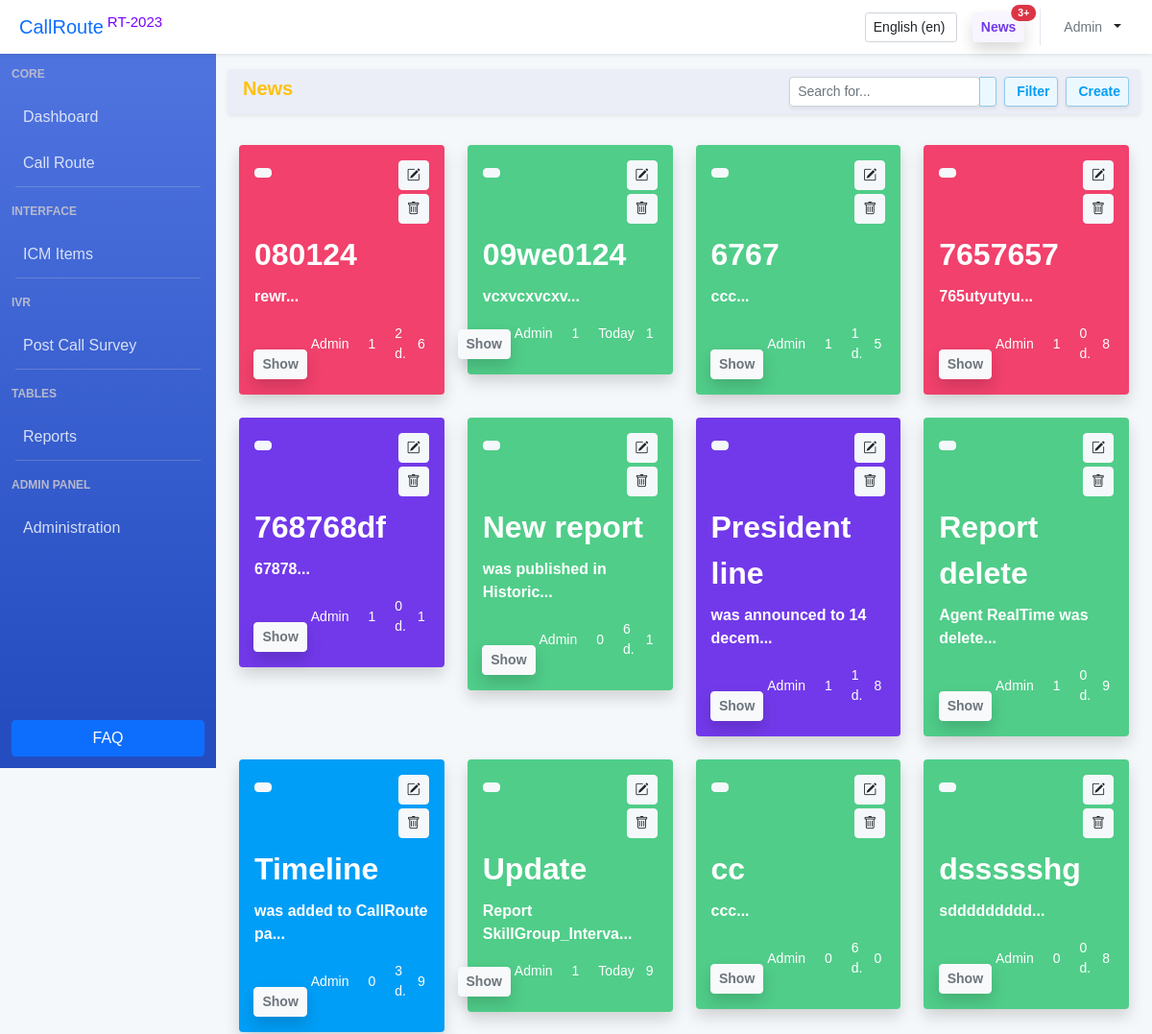
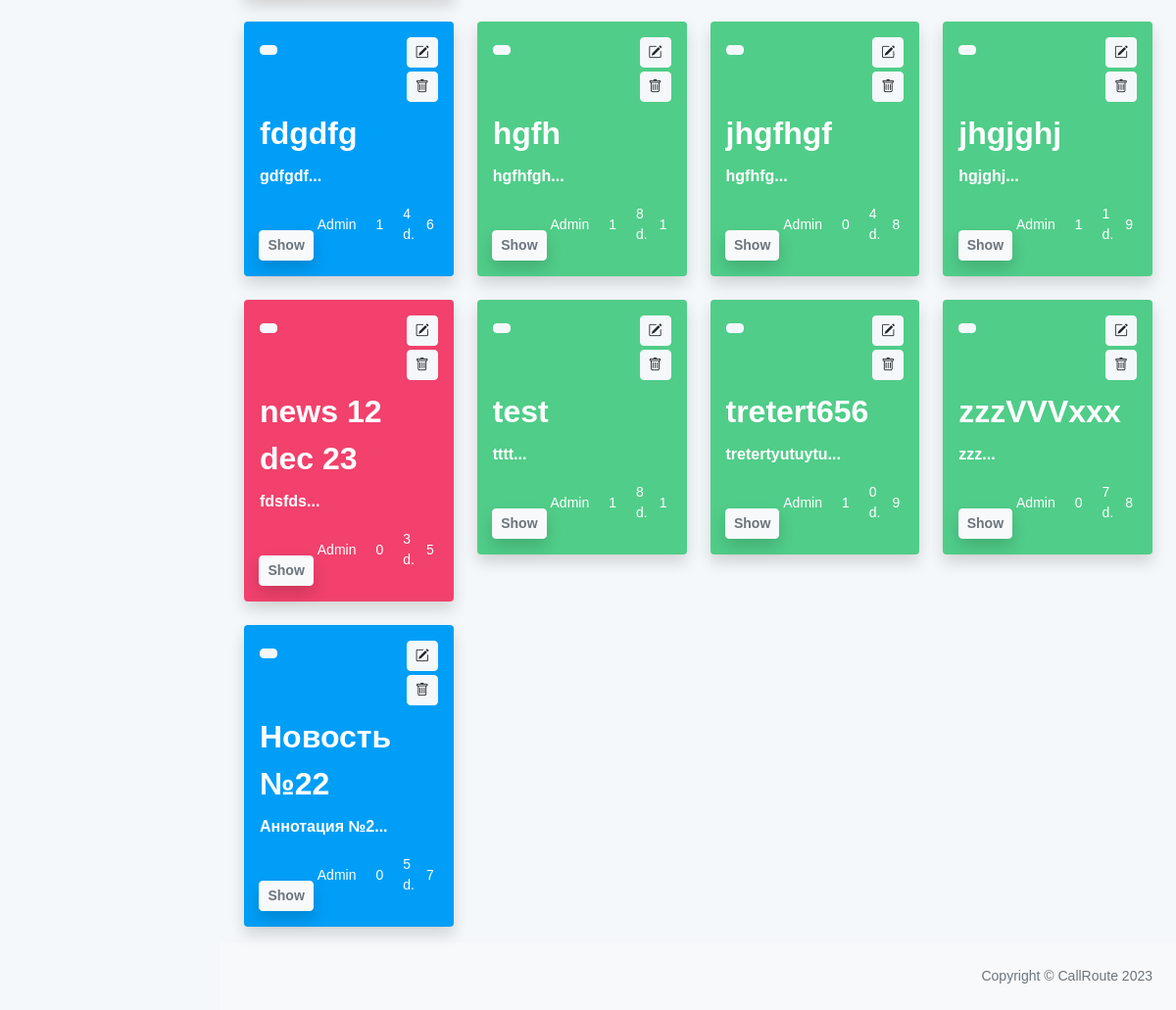
Page /en/users/favorite_news/ (signed in) on the committed database (2 pictures, top to bottom).
### news/models.py (models this page shows, shortened)
class Article(models.Model):
    categories = (('R', 'Report'),
                  ('DIVR', 'Dashboard/IVR'),
                  ('G', 'Global'),
                  ('C', 'CallRoute'),
                  )
    author = models.ForeignKey(User, on_delete=models.SET_NULL, null=True)
    title = models.CharField('Название', max_length=50, default='')
    anouncement = models.TextField('Аннотация', max_length=250)
    text = models.TextField('Текст новости')
    date = models.DateTimeField('Дата публикации', auto_now=True) #auto_created=True
    category = models.CharField(choices=categories, max_length=20, verbose_name='Категории')
    tags = models.ManyToManyField(to=Tag, blank=True)
    slug = models.SlugField()
    objects = models.Manager()
    published = PublishedToday()
    def shortanouncement(self):
        return f'{str(self.anouncement)[:25]}...'
    def generatecommentcount(self):
        return f'{str(random.randint(0,9))}'
    def get_views(self):
        return self.views.count()
    class Meta:
        ordering = ['title', 'date']  #сортировка
        verbose_name = 'Новость'
        verbose_name_plural = 'Новости'

### users/views.py (the view)
# urls.py: path('favorite_news/', views.favorite_news, name='favorite_news'),
def favorite_news(request):
    category_list = Article.categories
    author = User.objects.get(id=request.user.id)
    print(author)
    selected_author = author.id
    articles = Article.objects.filter(author=selected_author)
    if request.method == "POST":
        typename = request.POST.get('name')
        print('typename', typename)
        if typename == 'FilterApply':  # фильтруем новости
            selected_category = int(request.POST.get('category_filter'))
            if selected_category != 0:  # фильтруем найденные по авторам результаты по категориям
                articles = articles.filter(category__icontains=category_list[selected_category - 1][0])
    else:  # если страница открывается впервые
        selected_category = 0
    context = {'articles': articles,
               'category_list': category_list,
               'selected_author': selected_author,
               'selected_category': selected_category,
               }
    return render(request, 'users/favorite_news.html', context)

### users/templates/users/favorite_news.html (shortened to what this page needs)
{% load static %}
{% load crispy_forms_tags %}
{% include 'main/header.html' %}
<body class="sb-nav-fixed">
    {% include 'main/navbar-top.html' %}
        <div id="layoutSidenav">
            {% include 'main/sidebar.html' %}
            <div id="layoutSidenav_content">
                <main>
                    <div class="container-fluid px-4">
                        <div class="row rounded shadow-sm my-3" style="background-color: #ebeef7;">
                            <div class="col-12">
                                <div class="d-flex justify-content-end py-2">
                                    <div class="me-auto">
                                        <h5 class="m-0 fw-bold text-warning">News</h5>
                                    </div>
                                    <div class="search me-2">
                                        <form method="POST">
                                            <div class="input-group input-group-sm shadow-sm">
                                                <input class="form-control rounded" type="text" placeholder="Search for..." aria-label="Search for..." aria-describedby="btnNavbarSearch" id="search_input" name="search"/>
                                                <button class="btn btn-light-primary" id="btnNavbarSearch" type="submit"></button>
                                            </div>
                                        </form>
                                    </div>
                                    <div class="me-2">
                                        <div class="dropdown">
                                            <button class="btn btn-light-primary btn-sm fw-bolder shadow-sm" type="button" id="dropdownMenuClickableInside" data-bs-auto-close="outside" data-bs-toggle="dropdown" aria-expanded="false">
                                                Filter
                                            </button>
                                        </div>
                                    </div>
                                    <div>
                                        <button href="#" type="button" class="btn btn-light-primary btn-sm shadow-sm fw-bolder" data-bs-toggle="modal" data-bs-target="#modalLarge">Create</button>
                                    </div>
                                </div>
                            </div>
                        </div>
                        <div class="row">
                            <nav aria-label="Page navigation example">
                            </nav>
                        </div>
                        <div class="row g-4 g-xl-8 pb-3">
                            {% for article in articles %}
                            <div class="col-xl-3 col-lg-4 col-md-6">
                                <div class="card {% if article.category == 'R' %} bg-custom-success {% elif article.category == 'DIVR' %} bg-custom-danger
                                                    {% elif article.category == 'G' %} bg-custom-info {% elif article.category == 'C' %} bg-custom-primary {% else %} bg-custom-dark  {% endif %} border-0 shadow light-hoverable" style="text-decoration: none;">
                                    <div class="card-body">
                                        <div class="d-flex justify-content-start">
                                            <div>
                                                 <a href=" {% url 'favorites' article.pk %}" type="button" class="btn btn-sm btn-icon btn-bg-light btn-active-color-primary rounded"></a>
                                            </div>
                                                <div class="ms-auto">
                                                    <a href="/news/update/{{ article.id }}" type="button" class="btn btn-sm btn-icon btn-bg-light btn-active-color-primary rounded"><i class="bi bi-pencil-square"></i></a>
                                                </div>
                                            </div>
                                        <div class="d-flex justify-content-end mt-1">
                                            <div><a href="/news/delete/{{ article.id }}" type="button" class="btn btn-sm btn-icon btn-bg-light btn-active-color-primary rounded"><i class="bi bi-trash"></i></a></div>
                                        </div>
                                        <div class="text-white fw-bolder fs-2 mb-2 mt-2">{{ article.title }}</div>
                                        <div class="fw-bold text-white">{{ article.shortanouncement }}</div>
                                        <div class="d-flex text-white align-items-end justify-content-end pt-3">
                                            <div class="d-flex me-auto">
                                                <a href="{% url 'news_detail_generic' article.pk %}" type="button" class="btn btn-sm btn-light rounded shadow"><span class="text-muted fw-bolder">Show</span></a>
                                            </div>
                                            <ul class="d-flex align-items-center justify-content-center list-unstyled mt-auto">
                                                <li class="d-flex align-items-center justify-content-center me-3">
                                                    <small>{{ article.author }}</small>
                                                </li>
                                                <li class="d-flex align-items-center justify-content-center me-3">
                                                    <small>{{ article.get_views }}</small>
                                                </li>
                                                <li class="d-flex align-items-center justify-content-center me-2">
                                                    <small>{% if article.generatecommentcount == '0' %} Today {% else %} <span>{{article.generatecommentcount}} d.</span> {% endif %}</small>
                                                </li>
                                                <li class="d-flex align-items-center me-1">
                                                    <small>{{ article.generatecommentcount }}</small>
                                                </li>
                                            </ul>
                                        </div>
                                    </div>
                                </div>
                            </div>
                            {% endfor %}
                        </div>
                    </div>
                </main>
{% include 'main/footer.html' %}
{% include 'main/scripts.html' %}
</body>
</html>

### main/templates/main/navbar-top.html (shortened to what this page needs)
    <nav class="sb-topnav navbar navbar-expand navbar-dark bg-white shadow-sm">
        <a class="navbar-brand ps-3 text-primary h2" href="{% url 'home' %}">CallRoute<sup class="ms-1" style="color: #7800FF">RT-2023</sup></a>
        <button class="btn btn-link btn-sm order-1 order-lg-0 me-4 me-lg-0" id="sidebarToggle" href="#!"></button>
        {% load i18n %}
        {% load static %}
        <div class="dropdown me-3">
            <form method="POST" action="{% url 'selectlanguage' %}">
                <select class="form-control form-control-sm" name="language" onchange="submit()">
                    {% get_current_language as LANGUAGE_CODE %}
                    {% get_available_languages as LANGUAGES %}
                    {% get_language_info_list for LANGUAGES as languages %}
                    {% for language in languages %}
                    <option value="{{ language.code }}" {% if language.code == LANGUAGE_CODE %} selected {% endif %}>
                        <span> <img class="transicon rounded" src="{% static 'main/' %}/svg/russia.svg"> {{ language.name_local }} ({{language.code }})</span>
                    </option>
                    {% endfor %}
                </select>
            </form>
        </div>
        {% load users_extras %}
        <a class="btn btn-light-info btn-sm position-relative fw-bolder shadow" href="{% url 'srch_auto' %}">
            News
            <span class="position-absolute top-0 start-100 translate-middle badge rounded-pill bg-danger">
                3+
            </span>
        </a>
            {% if request.user.is_authenticated %}
            <ul class="navbar-nav ms-auto ms-md-0 me-3 me-lg-4">
                <li class="nav-item dropdown">
                    <a class="nav-link dropdown-toggle" id="navbarDropdown" href="#" role="button" data-bs-toggle="dropdown" aria-expanded="false"><span class="d-none d-lg-inline text-muted small me-1">{% if request.user.id %} {{ request.user.username }} {% endif %}</span></a>
                </li>
            </ul>
            {% else %}
            <div class="topbar-divider d-none d-sm-block"></div>
            <a class="btn btn-light-primary btn-sm position-relative fw-bolder shadow text-center me-3 me-lg-4" href="{% url 'login' %}">Login</a>
            {% endif %}
    </nav>

### main/static/main/css/buttons.css (style rules this page uses)
.btn.btn-light-primary { color: #009ef7; border-color: #92caeb; background-color: #ecf8ff; }
.btn.btn-bg-light { border-color: #f5f8fa; background-color: #f5f8fa; }
.btn.btn-light-info { color:#7239ea; border-color:#f8f5ff; background-color:#f8f5ff }

### rows in the picture
Article: title "080124", shortanouncement "rewr...", author "Admin", get_views "1", generatecommentcount "2", generatecommentcount "6"
Article: title "09we0124", shortanouncement "vcxvcxvcxv...", author "Admin", get_views "1", shows "Today", generatecommentcount "1"
Article: title "6767", shortanouncement "ccc...", author "Admin", get_views "1", generatecommentcount "1", generatecommentcount "5"
Article: title "7657657", shortanouncement "765utyutyu...", author "Admin", get_views "1", generatecommentcount "0", generatecommentcount "8"
Article: title "768768df", shortanouncement "67878...", author "Admin", get_views "1", generatecommentcount "0", generatecommentcount "1"
Article: title "New report", shortanouncement "was published in Historic...", author "Admin", get_views "0", generatecommentcount "6", generatecommentcount "1"
Article: title "President line", shortanouncement "was announced to 14 decem...", author "Admin", get_views "1", generatecommentcount "1", generatecommentcount "8"
Article: title "Report delete", shortanouncement "Agent RealTime was delete...", author "Admin", get_views "1", generatecommentcount "0", generatecommentcount "9"
Article: title "Timeline", shortanouncement "was added to CallRoute pa...", author "Admin", get_views "0", generatecommentcount "3", generatecommentcount "9"
Article: title "Update", shortanouncement "Report SkillGroup_Interva...", author "Admin", get_views "1", shows "Today", generatecommentcount "9"
Article: title "cc", shortanouncement "ccc...", author "Admin", get_views "0", generatecommentcount "6", generatecommentcount "0"
Article: title "dssssshg", shortanouncement "sddddddddd...", author "Admin", get_views "0", generatecommentcount "0", generatecommentcount "8"
Article: title "fdgdfg", shortanouncement "gdfgdf...", author "Admin", get_views "1", generatecommentcount "4", generatecommentcount "6"
Article: title "hgfh", shortanouncement "hgfhfgh...", author "Admin", get_views "1", generatecommentcount "8", generatecommentcount "1"
Article: title "jhgfhgf", shortanouncement "hgfhfg...", author "Admin", get_views "0", generatecommentcount "4", generatecommentcount "8"
Article: title "jhgjghj", shortanouncement "hgjghj...", author "Admin", get_views "1", generatecommentcount "1", generatecommentcount "9"
Article: title "news 12 dec 23", shortanouncement "fdsfds...", author "Admin", get_views "0", generatecommentcount "3", generatecommentcount "5"
Article: title "test", shortanouncement "tttt...", author "Admin", get_views "1", generatecommentcount "8", generatecommentcount "1"
Article: title "tretert656", shortanouncement "tretertyutuytu...", author "Admin", get_views "1", generatecommentcount "0", generatecommentcount "9"
Article: title "zzzVVVxxx", shortanouncement "zzz...", author "Admin", get_views "0", generatecommentcount "7", generatecommentcount "8"
Article: title "Новость №22", shortanouncement "Аннотация №2...", author "Admin", get_views "0", generatecommentcount "5", generatecommentcount "7"

### other values in the picture
{{ request.user.username }} "Admin"
